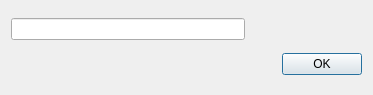
<?xml version="1.0" encoding="UTF-8"?>
<ui version="4.0">
 <class>PlayPositionWnd</class>
 <widget class="QDialog" name="PlayPositionWnd">
  <property name="geometry">
   <rect>
    <x>0</x>
    <y>0</y>
    <width>373</width>
    <height>95</height>
   </rect>
  </property>
  <property name="windowTitle">
   <string>Play position setting</string>
  </property>
  <layout class="QVBoxLayout" name="verticalLayout">
   <item>
    <layout class="QHBoxLayout" name="horizontalLayout" stretch="2,1">
     <item>
      <widget class="QLineEdit" name="m_edit"/>
     </item>
     <item>
      <spacer name="horizontalSpacer">
       <property name="orientation">
        <enum>Qt::Horizontal</enum>
       </property>
       <property name="sizeHint" stdset="0">
        <size>
         <width>40</width>
         <height>20</height>
        </size>
       </property>
      </spacer>
     </item>
    </layout>
   </item>
   <item>
    <widget class="QDialogButtonBox" name="buttonBox">
     <property name="orientation">
      <enum>Qt::Horizontal</enum>
     </property>
     <property name="standardButtons">
      <set>QDialogButtonBox::Ok</set>
     </property>
    </widget>
   </item>
  </layout>
 </widget>
 <resources/>
 <connections>
  <connection>
   <sender>buttonBox</sender>
   <signal>accepted()</signal>
   <receiver>PlayPositionWnd</receiver>
   <slot>accept()</slot>
   <hints>
    <hint type="sourcelabel">
     <x>248</x>
     <y>254</y>
    </hint>
    <hint type="destinationlabel">
     <x>157</x>
     <y>274</y>
    </hint>
   </hints>
  </connection>
  <connection>
   <sender>buttonBox</sender>
   <signal>rejected()</signal>
   <receiver>PlayPositionWnd</receiver>
   <slot>reject()</slot>
   <hints>
    <hint type="sourcelabel">
     <x>316</x>
     <y>260</y>
    </hint>
    <hint type="destinationlabel">
     <x>286</x>
     <y>274</y>
    </hint>
   </hints>
  </connection>
 </connections>
</ui>
